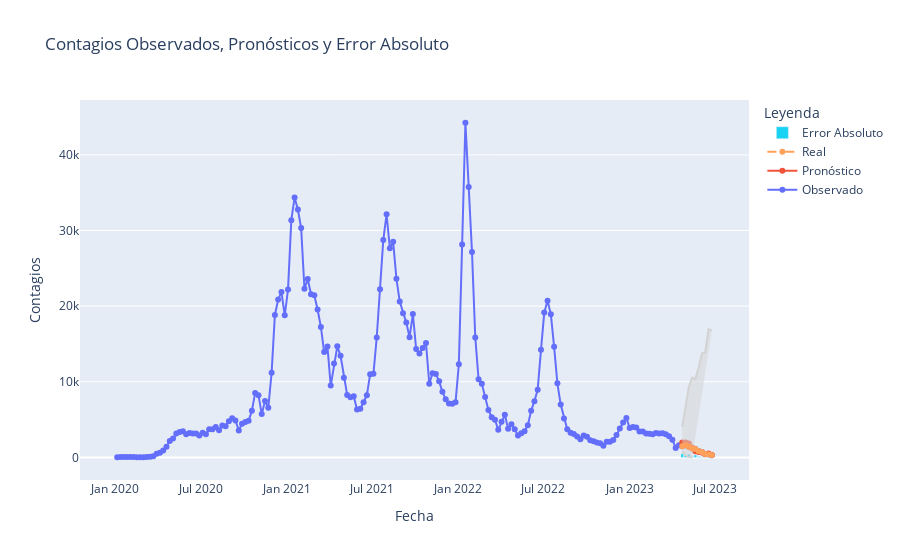

Notebook code for this chart:
### Code cell
import pandas as pd
from statsmodels.tsa.statespace.sarimax import SARIMAX
from scipy.stats import boxcox
from scipy.special import inv_boxcox
from matplotlib import pyplot as plt
import plotly.graph_objects as go

def cargar_datos_cluster(ruta_csv, cluster_id):
    # Leer el archivo CSV
    df = pd.read_csv(ruta_csv)
    
    # Configurar la primera columna ('Cluster') como índice
    df.set_index('Cluster', inplace=True)
    
    # Transponer el dataframe para que las fechas sean el índice
    df = df.transpose()
    
    # Filtrar los datos para el cluster específico
    cluster_data = df[cluster_id]
    
    # Resetear el índice para que las fechas sean una columna y no el índice
    cluster_data = cluster_data.reset_index()
    
    # Cambiar los nombres de las columnas
    cluster_data.columns = ['Fecha', 'Contagios']
    
    # Convertir la columna de fecha a tipo datetime para manejarlo como serie temporal
    cluster_data['Fecha'] = pd.to_datetime(cluster_data['Fecha'], format='%d-%m-%Y')
    
    # Establecer la fecha como índice
    cluster_data.set_index('Fecha', inplace=True)
    
    return cluster_data


# Ruta del archivo CSV
ruta_csv = 'clusterSemanal.csv'
# ID del cluster que el usuario quiere explorar
cluster_id = 2

# Cargar los datos
df_pacientesRespiratorios = cargar_datos_cluster(ruta_csv, cluster_id)

# Asegurarse de que no hay valores no positivos antes de la transformación Box-Cox
df_pacientesRespiratorios['Contagios'] = df_pacientesRespiratorios['Contagios'].clip(lower=1)

# Aplicar transformación Box-Cox
df_pacientesRespiratorios['Contagios_transformed'], lambda_ = boxcox(df_pacientesRespiratorios['Contagios'])

# Dividir los datos transformados en entrenamiento y prueba
train_data_transformed = df_pacientesRespiratorios['Contagios_transformed'].iloc[:-10]
test_data = df_pacientesRespiratorios.iloc[-10:]

p = 2
d = 2
q = 6
P = 1
D = 1
Q = 1
S = 30  # asumiendo una estacionalidad semanal

# Ajuste del modelo SARIMA con los datos de entrenamiento transformados
model = SARIMAX(train_data_transformed,
                order=(p, d, q),
                seasonal_order=(P, D, Q, S),
                enforce_stationarity=False,
                enforce_invertibility=False)

results = model.fit()

# Diagnósticos del modelo y resultados de resumen
print(results.summary())
results.plot_diagnostics(figsize=(18, 8))
plt.show()

# Hacer predicciones para el conjunto de prueba y revertir la transformación Box-Cox
pred_uc = results.get_forecast(steps=10)
predicted_mean_transformed = pred_uc.predicted_mean
predicted_mean = inv_boxcox(predicted_mean_transformed, lambda_)
predicted_mean.index = test_data.index  # Asignar directamente el índice del conjunto de prueba
pred_ci_transformed = pred_uc.conf_int()
pred_ci = pd.DataFrame()
pred_ci['lower'] = inv_boxcox(pred_ci_transformed.iloc[:, 0], lambda_)
pred_ci['upper'] = inv_boxcox(pred_ci_transformed.iloc[:, 1], lambda_)



# Calcular el error absoluto
error_absoluto = abs(test_data['Contagios'] - predicted_mean)

fig = go.Figure()

# Agregar los datos observados como una serie de líneas con puntos
fig.add_trace(go.Scatter(x=df_pacientesRespiratorios.index, y=df_pacientesRespiratorios['Contagios'], mode='lines+markers', name='Observado'))

# Agregar las predicciones como otra serie de líneas con puntos
fig.add_trace(go.Scatter(x=predicted_mean.index, y=predicted_mean, mode='lines+markers', name='Pronóstico'))

# Agregar el intervalo de confianza como un área sombreada
fig.add_trace(go.Scatter(x=pred_ci.index, y=pred_ci.iloc[:, 0], fill=None, mode='lines', line=dict(color='lightgrey'), showlegend=False))
fig.add_trace(go.Scatter(x=pred_ci.index, y=pred_ci.iloc[:, 1], fill='tonexty', mode='lines', line=dict(color='lightgrey'), showlegend=False))

# Agregar los datos reales de prueba como una línea discontinua con puntos
fig.add_trace(go.Scatter(x=test_data.index, y=test_data['Contagios'], mode='lines+markers', name='Real', line=dict(dash='dash')))

# Agregar el error absoluto como una nueva serie de barras
fig.add_trace(go.Bar(x=test_data.index, y=error_absoluto, name='Error Absoluto'))

# Actualizar el diseño de la gráfica para añadir títulos y etiquetas
fig.update_layout(title='Contagios Observados, Pronósticos y Error Absoluto',
                  xaxis_title='Fecha',
                  yaxis_title='Contagios',
                  legend_title='Leyenda')

# Mostrar la figura
fig.show()

### Figure 1 — Plotly figure (JSON) as saved in the notebook; plotly's stock layout.template omitted (floating-point values rounded to 4 significant figures; data arrays with more than 128 entries replaced by an {"elided": "..."} marker saying what was removed)
{"data": [{"mode": "lines+markers", "name": "Observado", "type": "scatter", "x": {"elided": "182 str values"}, "y": {"elided": "182 int values"}}, {"mode": "lines+markers", "name": "Pronóstico", "type": "scatter", "x": ["2023-04-23T00:00:00", "2023-04-30T00:00:00", "2023-05-07T00:00:00", "2023-05-14T00:00:00", "2023-05-21T00:00:00", "2023-05-28T00:00:00", "2023-06-04T00:00:00", "2023-06-11T00:00:00", "2023-06-18T00:00:00", "2023-06-25T00:00:00"], "y": [1956.0, 1957.0, 1823.0, 1313.0, 803.0, 719.4, 653.5, 431.9, 500.3, 308.5]}, {"line": {"color": "lightgrey"}, "mode": "lines", "showlegend": false, "type": "scatter", "x": ["2023-04-23T00:00:00", "2023-04-30T00:00:00", "2023-05-07T00:00:00", "2023-05-14T00:00:00", "2023-05-21T00:00:00", "2023-05-28T00:00:00", "2023-06-04T00:00:00", "2023-06-11T00:00:00", "2023-06-18T00:00:00", "2023-06-25T00:00:00"], "y": [784.4, 282.6, 60.93, 0.9939, null, null, null, null, null, null]}, {"fill": "tonexty", "line": {"color": "lightgrey"}, "mode": "lines", "showlegend": false, "type": "scatter", "x": ["2023-04-23T00:00:00", "2023-04-30T00:00:00", "2023-05-07T00:00:00", "2023-05-14T00:00:00", "2023-05-21T00:00:00", "2023-05-28T00:00:00", "2023-06-04T00:00:00", "2023-06-11T00:00:00", "2023-06-18T00:00:00", "2023-06-25T00:00:00"], "y": [3994.0, 6554.0, 9325.0, 10540.0, 10350.0, 11890.0, 13750.0, 13870.0, 16960.0, 16790.0]}, {"line": {"dash": "dash"}, "mode": "lines+markers", "name": "Real", "type": "scatter", "x": ["2023-04-23T00:00:00", "2023-04-30T00:00:00", "2023-05-07T00:00:00", "2023-05-14T00:00:00", "2023-05-21T00:00:00", "2023-05-28T00:00:00", "2023-06-04T00:00:00", "2023-06-11T00:00:00", "2023-06-18T00:00:00", "2023-06-25T00:00:00"], "y": [1482, 1623, 1399, 1191, 1128, 834, 725, 441, 429, 278]}, {"name": "Error Absoluto", "type": "bar", "x": ["2023-04-23T00:00:00", "2023-04-30T00:00:00", "2023-05-07T00:00:00", "2023-05-14T00:00:00", "2023-05-21T00:00:00", "2023-05-28T00:00:00", "2023-06-04T00:00:00", "2023-06-11T00:00:00", "2023-06-18T00:00:00", "2023-06-25T00:00:00"], "y": [474.2, 334.4, 424.4, 122.2, 325.0, 114.6, 71.49, 9.131, 71.31, 30.51]}], "layout": {"legend": {"title": {"text": "Leyenda"}}, "title": {"text": "Contagios Observados, Pronósticos y Error Absoluto"}, "xaxis": {"title": {"text": "Fecha"}}, "yaxis": {"title": {"text": "Contagios"}}}}
